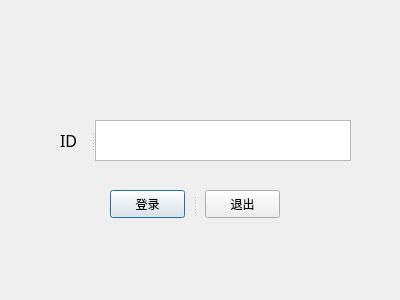
<?xml version="1.0" encoding="UTF-8"?>
<ui version="4.0">
 <class>LoginDialog</class>
 <widget class="QDialog" name="LoginDialog">
  <property name="geometry">
   <rect>
    <x>0</x>
    <y>0</y>
    <width>400</width>
    <height>300</height>
   </rect>
  </property>
  <property name="sizePolicy">
   <sizepolicy hsizetype="Fixed" vsizetype="Fixed">
    <horstretch>0</horstretch>
    <verstretch>0</verstretch>
   </sizepolicy>
  </property>
  <property name="windowTitle">
   <string>Dialog</string>
  </property>
  <widget class="QSplitter" name="splitter">
   <property name="geometry">
    <rect>
     <x>110</x>
     <y>190</y>
     <width>171</width>
     <height>28</height>
    </rect>
   </property>
   <property name="orientation">
    <enum>Qt::Horizontal</enum>
   </property>
   <property name="handleWidth">
    <number>20</number>
   </property>
   <widget class="QPushButton" name="loginButton">
    <property name="text">
     <string>登录</string>
    </property>
   </widget>
   <widget class="QPushButton" name="exitButton">
    <property name="text">
     <string>退出</string>
    </property>
   </widget>
  </widget>
  <widget class="QSplitter" name="splitter_2">
   <property name="geometry">
    <rect>
     <x>60</x>
     <y>120</y>
     <width>291</width>
     <height>41</height>
    </rect>
   </property>
   <property name="orientation">
    <enum>Qt::Horizontal</enum>
   </property>
   <widget class="QLabel" name="idLabel">
    <property name="sizePolicy">
     <sizepolicy hsizetype="Preferred" vsizetype="Preferred">
      <horstretch>1</horstretch>
      <verstretch>0</verstretch>
     </sizepolicy>
    </property>
    <property name="minimumSize">
     <size>
      <width>0</width>
      <height>7</height>
     </size>
    </property>
    <property name="font">
     <font>
      <family>SimSun-ExtB</family>
      <pointsize>12</pointsize>
     </font>
    </property>
    <property name="text">
     <string>ID</string>
    </property>
   </widget>
   <widget class="QTextEdit" name="idText">
    <property name="font">
     <font>
      <family>SimSun-ExtB</family>
      <pointsize>12</pointsize>
     </font>
    </property>
   </widget>
  </widget>
 </widget>
 <resources/>
 <connections/>
</ui>
